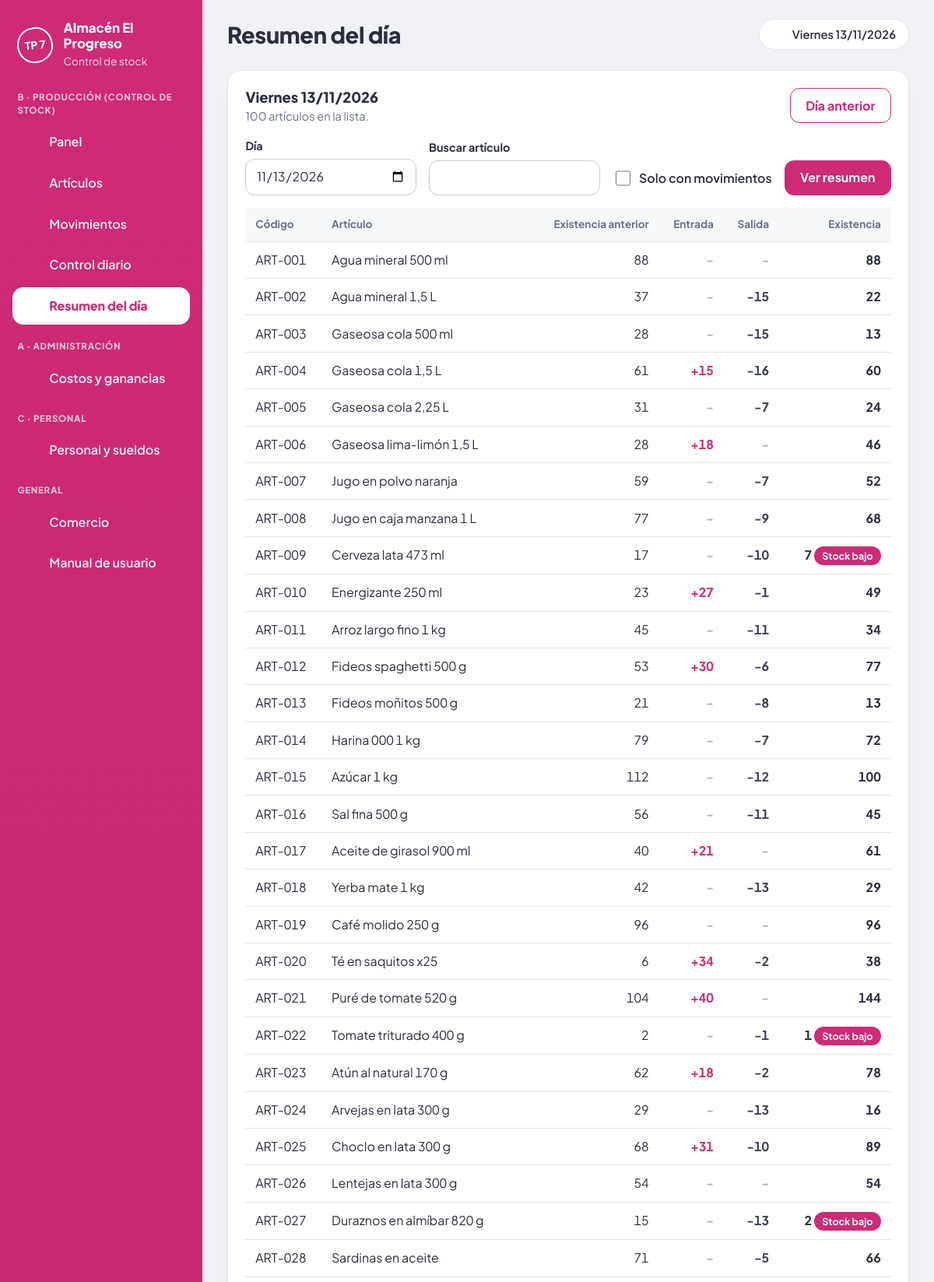
Page /resumen.php (upper part) on the committed database.
### tables this page shows
CREATE TABLE comercio (
  id          INT          NOT NULL PRIMARY KEY,
  nombre      VARCHAR(80)  NOT NULL,
  descripcion TEXT         NOT NULL,
  integrantes VARCHAR(120) NOT NULL DEFAULT '',
  ingreso     TEXT         NOT NULL
);

CREATE TABLE articulos (
  id            INT         NOT NULL AUTO_INCREMENT PRIMARY KEY,
  codigo        VARCHAR(20) NOT NULL UNIQUE,
  nombre        VARCHAR(80) NOT NULL,
  categoria     VARCHAR(40) NOT NULL DEFAULT 'Sin categoría',
  stock_inicial INT         NOT NULL DEFAULT 0,
  stock_minimo  INT         NOT NULL DEFAULT 5,
  creado        TIMESTAMP   NOT NULL DEFAULT CURRENT_TIMESTAMP,
  CHECK (stock_inicial >= 0),
  CHECK (stock_minimo >= 0)
);

### config.php (called while the page is built, shortened)
<?php
function db(): PDO
{
    static $pdo = null;
    if ($pdo === null) {
        $pdo = new PDO(
            'mysql:host=' . DB_HOST . ';dbname=' . DB_NAME . ';charset=utf8mb4',
            DB_USER,
            DB_PASS,
            [
                PDO::ATTR_ERRMODE            => PDO::ERRMODE_EXCEPTION,
                PDO::ATTR_DEFAULT_FETCH_MODE => PDO::FETCH_ASSOC,
                PDO::ATTR_EMULATE_PREPARES   => false,
            ]
        );
    }
    return $pdo;
}

### resumen.php (the view, shortened to what this page needs)
<?php
$titulo = 'Resumen del día';
$activo = 'resumen.php';
require __DIR__ . '/includes/cabecera.php';
$fecha = fecha_valida(get('fecha')) ? get('fecha') : $hoy;
$q     = mb_strtolower(get('q'));
$solo  = get('solo') === '1';
$filas = array_values(array_filter(existencias_al($fecha), function ($f) use ($q, $solo) {
    if ($q !== '' && mb_strpos(mb_strtolower($f['codigo'] . ' ' . $f['nombre'] . ' ' . $f['categoria']), $q) === false) {
        return false;
    }
    if ($solo && !$f['entrada'] && !$f['salida']) {
        return false;
    }
    return true;
}));
$dia_anterior  = sumar_dias($fecha, -1);
?>
<section class="tarjeta">
    <div class="tarjeta-cab">
        <div>
            <h2><?= e(dia_semana($fecha)) ?> <?= e(fmt_fecha($fecha)) ?></h2>
            <p class="suave"><?= n(count($filas)) ?> <?= count($filas) === 1 ? 'artículo' : 'artículos' ?> en la lista.</p>
        </div>
        <div class="acciones">
            <a class="boton sec" href="<?= e(url_con(['fecha' => $dia_anterior])) ?>">Día anterior</a>
        </div>
    </div>
    <form method="get" class="filtros">
        <div class="campo">
            <label for="fecha">Día</label>
            <input type="date" id="fecha" name="fecha" max="<?= e($hoy) ?>" value="<?= e($fecha) ?>">
        </div>
        <div class="campo">
            <label for="q">Buscar artículo</label>
            <input type="search" id="q" name="q" value="<?= e(get('q')) ?>" autocomplete="off">
        </div>
        <label class="casilla">
            <input type="checkbox" name="solo" value="1"<?= $solo ? ' checked' : '' ?>>
            Solo con movimientos
        </label>
        <button type="submit" class="boton">Ver resumen</button>
    </form>
    <?php if (!$filas): ?>
        <p class="vacio">No hay artículos para mostrar con este filtro.</p>
    <?php else: ?>
        <div class="tabla-wrap tabla-alta">
            <table class="tabla">
                <thead>
                    <tr>
                        <th>Código</th>
                        <th>Artículo</th>
                        <th class="num">Existencia anterior</th>
                        <th class="num">Entrada</th>
                        <th class="num">Salida</th>
                        <th class="num">Existencia</th>
                    </tr>
                </thead>
                <tbody>
                    <?php foreach ($filas as $f): ?>
                        <tr>
                            <td><?= e($f['codigo']) ?></td>
                            <td><?= e($f['nombre']) ?></td>
                            <td class="num"><?= n($f['anterior']) ?></td>
                            <td class="num ent"><?= $f['entrada'] ? '+' . n($f['entrada']) : '<span class="raya">-</span>' ?></td>
                            <td class="num sal"><?= $f['salida'] ? '-' . n($f['salida']) : '<span class="raya">-</span>' ?></td>
                            <td class="num">
                                <b><?= n($f['existencia']) ?></b>
                                <?php if ($f['existencia'] <= $f['stock_minimo']): ?><span class="insignia bajo">Stock bajo</span><?php endif; ?>
                            </td>
                        </tr>
                    <?php endforeach; ?>
                </tbody>
            </table>
        </div>
    <?php endif; ?>
</section>
<?php require __DIR__ . '/includes/pie.php'; ?>

### includes/cabecera.php (shortened to what this page needs)
<?php
require_once __DIR__ . '/funciones.php';
try {
    $comercio = datos_comercio();
} catch (PDOException $ex) {
    http_response_code(500);
    ?>
<!DOCTYPE html>
<html lang="es">
<head>
    <meta charset="UTF-8">
    <meta name="viewport" content="width=device-width, initial-scale=1">
    <title>Error de conexión</title>
    <link rel="stylesheet" href="css/estilos.css">
</head>
<body class="pagina-error">
    <div class="tarjeta error-db">
        <h1>No se pudo conectar a la base de datos</h1>
        <p>Revisá que MySQL esté encendido, que hayas importado <code>database.sql</code>
           y que los datos de <code>config.php</code> sean correctos.</p>
        <p class="suave">Detalle técnico: <?= e($ex->getMessage()) ?></p>
    </div>
</body>
</html>
    <?php
    exit;
}
$hoy    = hoy();
$titulo = $titulo ?? 'Panel';
$activo = $activo ?? '';
$menu = [
    'B · Producción (control de stock)' => [
        'index.php'       => ['Panel',           'panel'],
        'articulos.php'   => ['Artículos',       'articulos'],
        'movimientos.php' => ['Movimientos',     'movimientos'],
        'control.php'     => ['Control diario',  'control'],
        'resumen.php'     => ['Resumen del día', 'resumen'],
    ],
    'A · Administración' => [
        'administracion.php' => ['Costos y ganancias', 'administracion'],
    ],
    'C · Personal' => [
        'personal.php'    => ['Personal y sueldos', 'personal'],
    ],
    'General' => [
        'comercio.php'    => ['Comercio',         'comercio'],
        'manual.html'     => ['Manual de usuario', 'manual'],
    ],
];
?>
<!DOCTYPE html>
<html lang="es">
<head>
    <link rel="stylesheet" href="css/estilos.css">
</head>
<body>
<div class="app">
    <aside class="lateral">
        <div class="marca">
            <span class="sello" aria-hidden="true">TP 7</span>
            <div>
                <strong><?= e($comercio['nombre']) ?></strong>
                <small>Control de stock</small>
            </div>
        </div>
        <nav class="menu" aria-label="Secciones">
            <?php foreach ($menu as $grupo => $items): ?>
                <p class="menu-titulo"><?= e($grupo) ?></p>
                <?php foreach ($items as $archivo => $item): ?>
                    <a href="<?= e($archivo) ?>"<?= $archivo === $activo ? ' class="activo" aria-current="page"' : '' ?>>
                        <?= icono($item[1]) ?><span><?= e($item[0]) ?></span>
                    </a>
                <?php endforeach; ?>
            <?php endforeach; ?>
        </nav>
    </aside>
    <div class="contenido">
        <header class="barra-sup">
            <h1><?= e($titulo) ?></h1>
            <p class="fecha-hoy"><?= icono('hoy') ?><?= e(dia_semana($hoy)) ?> <?= e(fmt_fecha($hoy)) ?></p>
        </header>
        <main>

### rows in the picture
comercio: nombre "Almacén El Progreso", integrantes "Viernes", integrantes "13/11/2026", fecha "11/13/2026"
articulos: codigo "ART-001", nombre "Agua mineral 500 ml", anterior "88", existencia "88"
articulos: codigo "ART-002", nombre "Agua mineral 1,5 L", anterior "37", salida "15", existencia "22"
articulos: codigo "ART-003", nombre "Gaseosa cola 500 ml", anterior "28", salida "15", existencia "13"
articulos: codigo "ART-004", nombre "Gaseosa cola 1,5 L", anterior "61", entrada "15", salida "16", existencia "60"
articulos: codigo "ART-005", nombre "Gaseosa cola 2,25 L", anterior "31", salida "7", stock_inicial "24"
articulos: codigo "ART-006", nombre "Gaseosa lima-limón 1,5 L", anterior "28", entrada "18", existencia "46"
articulos: codigo "ART-007", nombre "Jugo en polvo naranja", anterior "59", salida "7", existencia "52"
articulos: codigo "ART-008", nombre "Jugo en caja manzana 1 L", anterior "77", salida "9", existencia "68"
articulos: codigo "ART-009", nombre "Cerveza lata 473 ml", anterior "17", salida "10", stock_minimo "7", shows "Stock bajo"
articulos: codigo "ART-010", nombre "Energizante 250 ml", anterior "23", entrada "27", salida "1", existencia "49"
articulos: codigo "ART-011", nombre "Arroz largo fino 1 kg", anterior "45", salida "11", existencia "34"
articulos: codigo "ART-012", nombre "Fideos spaghetti 500 g", anterior "53", entrada "30", salida "6", existencia "77"
articulos: codigo "ART-013", nombre "Fideos moñitos 500 g", anterior "21", salida "8", id "13"
articulos: codigo "ART-014", nombre "Harina 000 1 kg", anterior "79", salida "7", existencia "72"
articulos: codigo "ART-015", nombre "Azúcar 1 kg", anterior "112", salida "12", existencia "100"
articulos: codigo "ART-016", nombre "Sal fina 500 g", anterior "56", salida "11", existencia "45"
articulos: codigo "ART-017", nombre "Aceite de girasol 900 ml", anterior "40", entrada "21", existencia "61"
articulos: codigo "ART-018", nombre "Yerba mate 1 kg", anterior "42", salida "13", existencia "29"
articulos: codigo "ART-019", nombre "Café molido 250 g", anterior "96", existencia "96"
articulos: codigo "ART-020", nombre "Té en saquitos x25", anterior "6", entrada "34", salida "2", existencia "38"
articulos: codigo "ART-021", nombre "Puré de tomate 520 g", anterior "104", entrada "40", existencia "144"
articulos: codigo "ART-022", nombre "Tomate triturado 400 g", anterior "2", salida "1", existencia "1", stock_minimo "Stock bajo"
articulos: codigo "ART-023", nombre "Atún al natural 170 g", anterior "62", entrada "18", salida "2", existencia "78"
articulos: codigo "ART-024", nombre "Arvejas en lata 300 g", anterior "29", salida "13", existencia "16"
articulos: codigo "ART-025", nombre "Choclo en lata 300 g", anterior "68", entrada "31", salida "10", existencia "89"
articulos: codigo "ART-026", nombre "Lentejas en lata 300 g", anterior "54", existencia "54"
articulos: codigo "ART-027", nombre "Duraznos en almíbar 820 g", anterior "15", salida "13", existencia "2", stock_minimo "Stock bajo"
articulos: codigo "ART-028", nombre "Sardinas en aceite", anterior "71", salida "5", existencia "66"

### other values in the picture
$grupo "B · PRODUCCIÓN (CONTROL DE STOCK)"
$item[0] "Panel"
$item[0] "Artículos"
$item[0] "Movimientos"
$item[0] "Control diario"
$item[0] "Resumen del día"
$grupo "A · ADMINISTRACIÓN"
$item[0] "Costos y ganancias"
$grupo "C · PERSONAL"
$item[0] "Personal y sueldos"
$grupo "GENERAL"
$item[0] "Comercio"
$item[0] "Manual de usuario"
$titulo "Resumen del día"
dia_semana($hoy) "Viernes"
